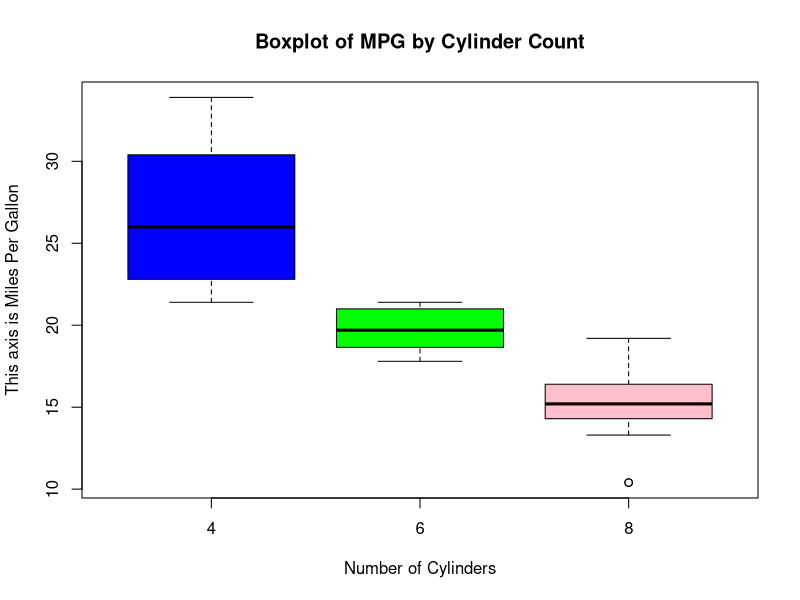

Here is the R script that generated this plot:
# data analysis script

# load dataset from the base R
data("mtcars")

# view the structure of the dataset
head(mtcars)

# summary statistics of the dataset
summary(mtcars) #Provides the summary statistics of mtcars

#anova to see if there is a significant difference in mpg based on the number of cylinders
anova_result <- lm(mpg ~ as.factor(cyl), data = mtcars)
summary(anova_result)

#plot the boxplot for mpg and cyl
boxplot(mtcars$mpg ~ mtcars$cyl,
        main = "Boxplot of MPG by Cylinder Count",
        xlab = "Number of Cylinders",
        ylab = "This axis is Miles Per Gallon",
        col = c("blue", "green", "pink"))

#testing
